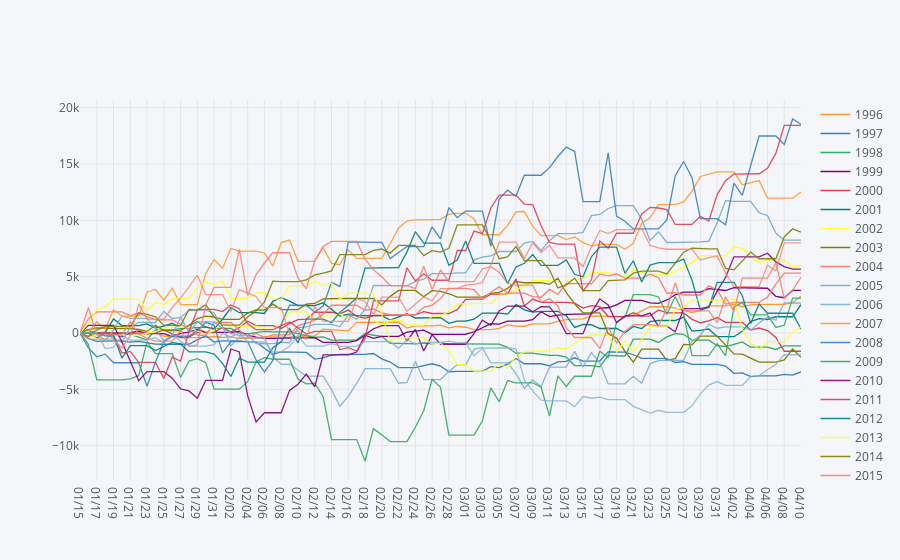

The code cell stored with this chart in its notebook:
### Code cell
#Plot Equity Curve - use plot below for all columns

Equity_Curve=Seasonal_Combi.diff(axis=0)
Equity_Curve.iloc[0]=0.00
i=1
while i<len(Equity_Curve):
    Equity_Curve.iloc[i]=Equity_Curve.iloc[i-1]+Equity_Curve.iloc[i]*z*pos*factor
    i+=1

Equity_Curve.iplot(kind='line')
